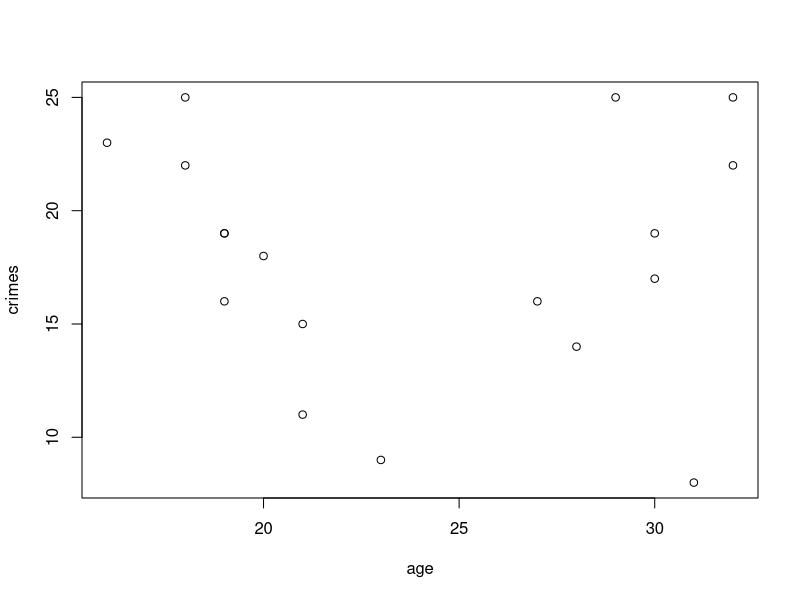
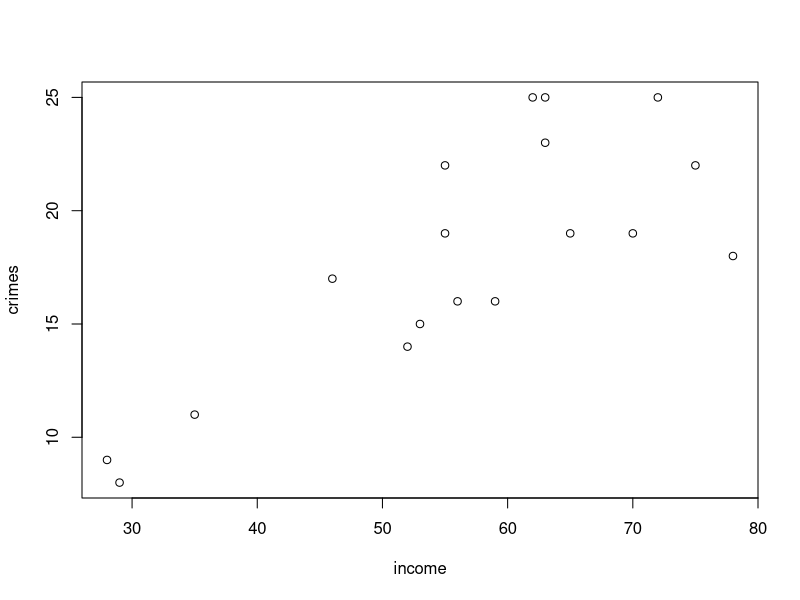
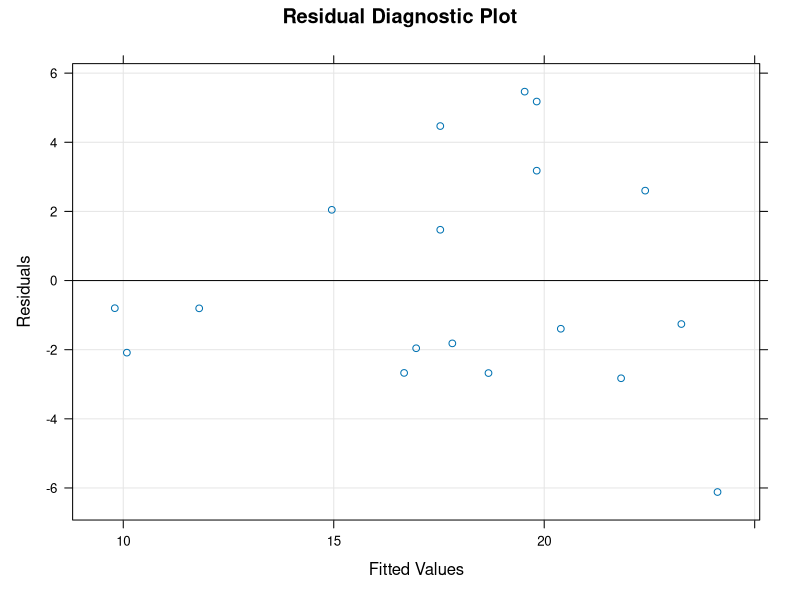
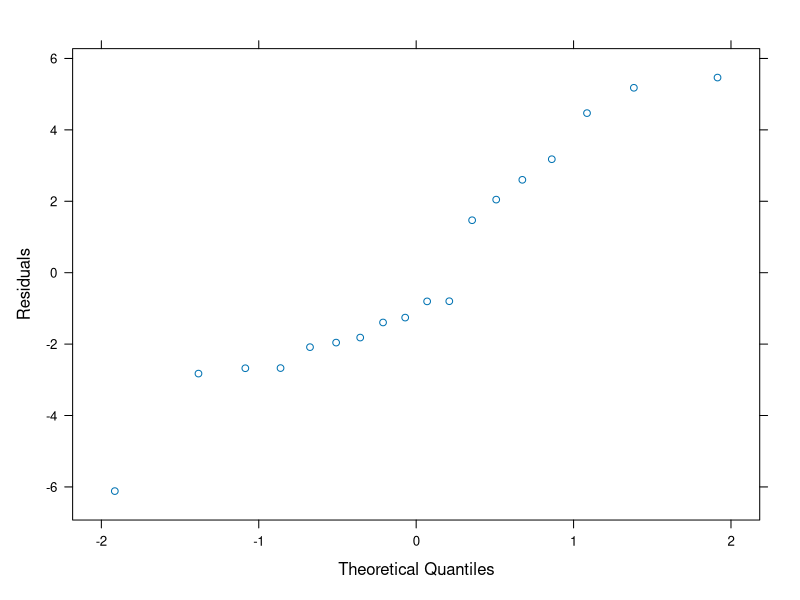

These figures' R source, in order:
## ---- chunk 1
knitr::opts_chunk$set(echo = TRUE)
options(warn=-1)
## ---- chunk 2
dat=matrix(as.numeric(as.matrix(read.table("crimemale.txt"))[2:19,]),ncol=3)
age=dat[,1]
income=dat[,2]
crimes=dat[,3]

investigate_linear_correlation <- function(v1,v2,xlab,ylab){
  print(v1)
  print(v2)
  plot(v1,v2,xlab=xlab,ylab=ylab)
  corr=cor(v1,v2)
  print(paste("Correlation: (",xlab,",",ylab,")",corr))
  corr=abs(corr)
  
  # TODO adjust these thresholds based on statistical standards (if they exist) 
  
  if (corr<0.7) w ="unlikely"
  else if (corr<0.8) w = "plausible"
  else w="likely"
  print(paste("Linear correlation seems",w))
}

investigate_linear_correlation(age,crimes,"age","crimes")

## ---- chunk 3
investigate_linear_correlation(income,crimes,"income","crimes")
## ---- chunk 4
lmres = lm(crimes ~ income)
summary(lmres)
library("lattice")
xyplot(resid(lmres) ~ fitted(lmres),
  xlab = "Fitted Values",
  ylab = "Residuals",
  main = "Residual Diagnostic Plot",
  panel = function(x, y, ...)
  {
    panel.grid(h = -1, v = -1)
    panel.abline(h = 0)
    panel.xyplot(x, y, ...)
  }
)
qqmath( ~ resid(lmres),
  xlab = "Theoretical Quantiles",
  ylab = "Residuals"
)
## ---- chunk 5

## ---- chunk 6

## ---- chunk 7

## ---- chunk 8

## ---- chunk 9

## ---- chunk 10

## ---- chunk 11

